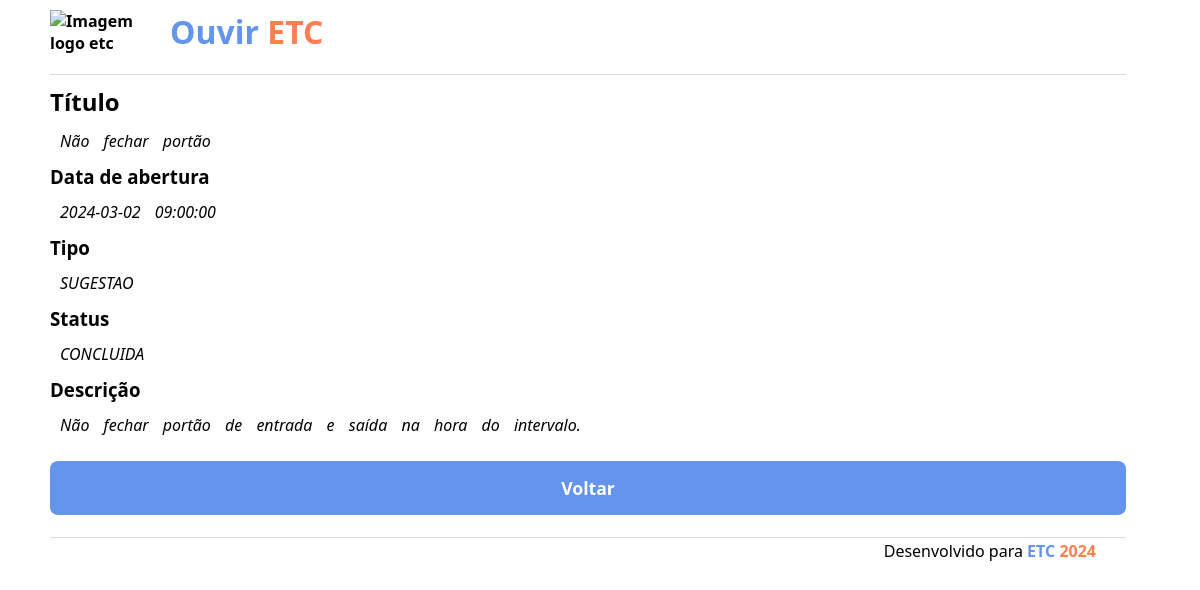
Page /fontes/relatos-show.php?id=10001 on the committed database.
### tables this page shows
CREATE TABLE relatos (
id int PRIMARY KEY not null auto_increment,
    dataabertura datetime not null,
    dataconclusao datetime null,
    titulo varchar(100) not null,
    descricao text,
    tipo ENUM('SUGESTAO', 'ELOGIO', 'RECLAMACAO') NOT NULL DEFAULT('RECLAMACAO'),
    status ENUM('ABERTA', 'CANCELADA', 'CONCLUIDA', 'PENDENTE') NOT NULL DEFAULT('ABERTA'),
    anexo varchar(255) null,
usuarioid int null,
    FOREIGN KEY (usuarioid) REFERENCES usuarios(id)
);

### fontes/relatos-show.php (the view, shortened to what this page needs)
<?php
$id = $_GET['id'] ?? 0;
$dsn = 'mysql:host=localhost;dbname=ouvir_etc_db;charset=utf8;';
$conn = new PDO($dsn, 'root', '');
$query = "SELECT * FROM ouvir_etc_db.relatos WHERE id = :id;";
$stmt = $conn->prepare($query);
$stmt->bindValue(':id', $id);
$stmt->execute();
$relato = $stmt->fetch(PDO::FETCH_BOTH);
?>
<!DOCTYPE html>
<html lang="pt-br">
<head>
    <link rel="stylesheet" href="assets/css/style.css">
</head>
<body>
    <header>
        <a href="index.php">
            <img src="assets/img/logoetc.png" alt="Imagem logo etc">
            <h1>Ouvir <span class="caixa-laranja">ETC</span></h1>
        </a>
    </header>
    <main>
        <section class="section-dados">
            <h2>Título</h2>
            <p class="texto"><?= $relato['titulo']; ?></p>
            <h3>Data de abertura</h3>
            <p class="texto"><?= $relato['dataabertura']; ?></p>
            <h3>Tipo</h3>
            <p class="texto"><?= $relato['tipo']; ?></p>
            <h3>Status</h3>
            <p class="texto"><?= $relato['status']; ?></p>
            <h3>Descrição</h3>
            <p class="texto"><?= $relato['descricao']; ?></p>
            <div class="section-btn">
                <a href="relatos.php" class="btn">Voltar</a>
            </div>
        </section>
    </main>
    <br>
    <footer>
        <p>Desenvolvido para <span class="caixa-azul">ETC</span> <span class="caixa-laranja"> 2024</span></p>
    </footer>
</body>
</html>

### rows in the picture
relatos: titulo "Não fechar portão", dataabertura "2024-03-02 09:00:00", tipo "SUGESTAO", status "CONCLUIDA", descricao "Não fechar portão de entrada e saída na hora do intervalo."
